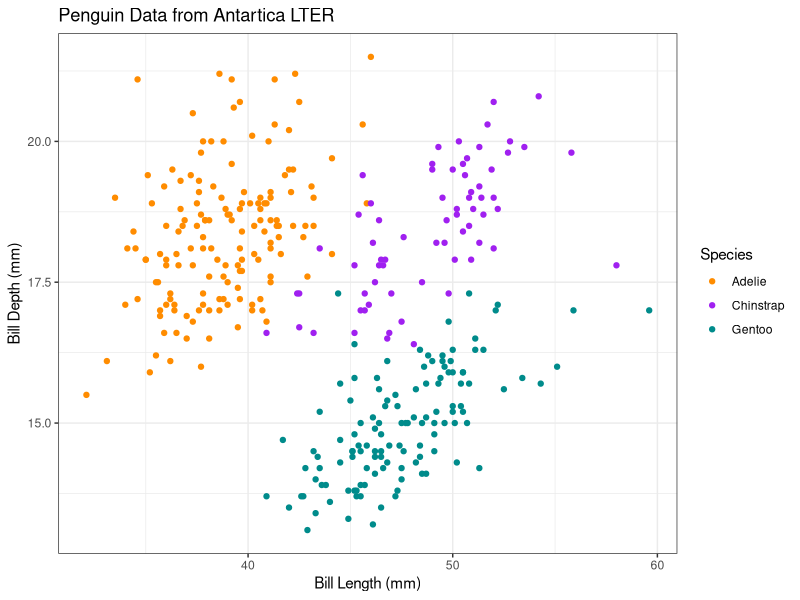
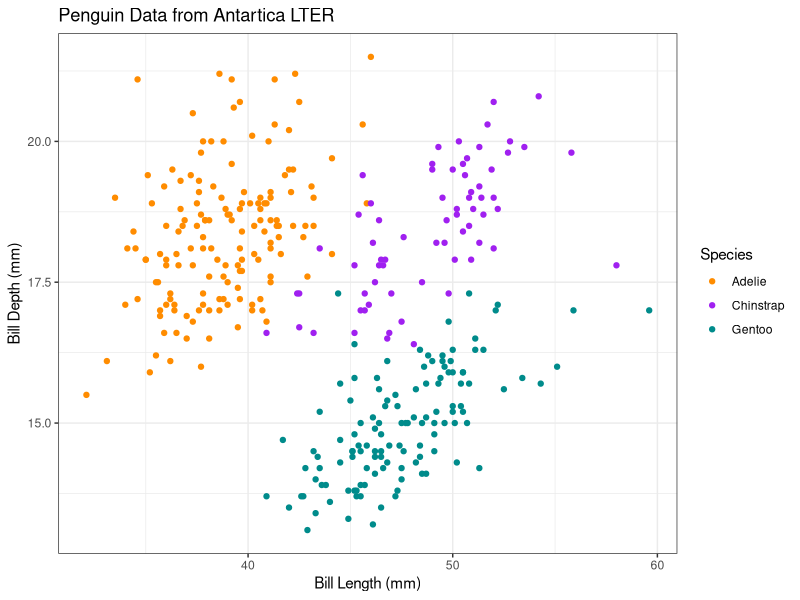

Generate these figures, in order, with R:
## ---- chunk 1
#ENV710 Lab Week 1 Script
#Carina Huang
#1/14/2026
## ---- chunk 2
install.packages("palmerpenguins")
library(palmerpenguins)
library(tidyverse)
## ---- chunk 3
pizza <- 10 
coffee <- 100
happiness <- pizza*coffee

## ---- chunk 4
df <- penguins
view(df)

#how many different kinds of penguins species are there?
unique(df$species)

#the minimum and maximum bill lengths(in mm)?
#na.rm = TRUE is to remove NAs
min(df$bill_length_mm, na.rm = TRUE)
max(df$bill_length_mm, na.rm = TRUE)

#what is their bill length mean and median?
mean(df$bill_length_mm, na.rm = TRUE)
median(df$bill_length_mm, na.rm = TRUE)

#what is the standard deviation in flipper length?
flipper_sd <- sd(df$flipper_length_mm, na.rm = TRUE)
## ---- chunk 5
#creating a scatterplot
fig1 <- ggplot(data=df, #specify data
               aes(x = bill_length_mm,
                   y = bill_depth_mm,
                   color = species))+
  geom_point()+
  scale_color_manual(values = c("darkorange",
                               "purple",
                               "cyan4"))+
  labs(x = "Bill Length (mm)",
       y = "Bill Depth (mm)",
       color = "Species",
       title = "Penguin Data from Antartica LTER")+
  theme_bw()

#Print the plot
fig1

## ---- chunk 6
ggsave(fig1,
       filename = "penguin_plot.jpg",
       height = 12,
       width = 15,
       units = "cm") #units could alao be in 'in' or 'px'

